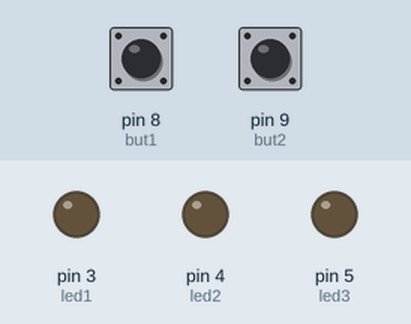
This sketch was run on a simulated Arduino Uno, built with avr-gcc and run on an emulated ATmega328P. Shown: output pins drawn as LEDs (lit = HIGH). The inputs (shaded band) are chosen by the test bench; at power-on: pin 8 (but1) LOW, pin 9 (but2) LOW.

Above: at 1.2 s.
1.3 s: pin 8 (but1) pulled HIGH for 0.15 s
At 1.37 s:
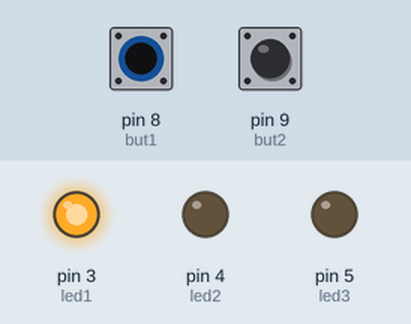
2.9 s: pin 9 (but2) pulled HIGH for 0.15 s
At 2.97 s:
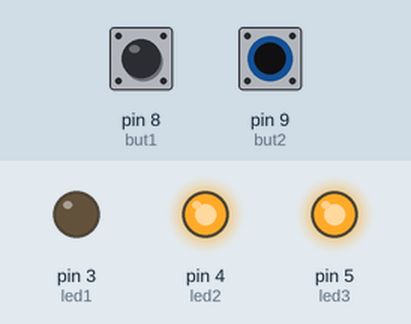
4.5 s: pin 9 (but2) pulled HIGH for 3.2 s
At 8.9 s:
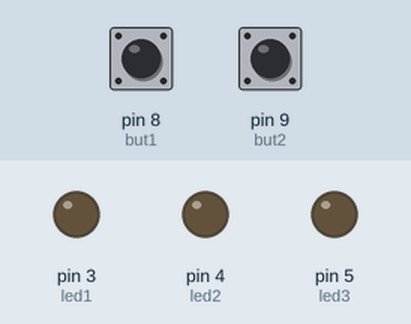
9.2 s: pin 8 (but1) pulled HIGH for 3.2 s
At 10.1 s:
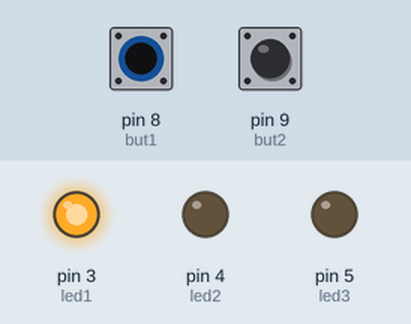
Timing chart, 0 to 13.9 s (numbered marks = the images above; inputs shaded):
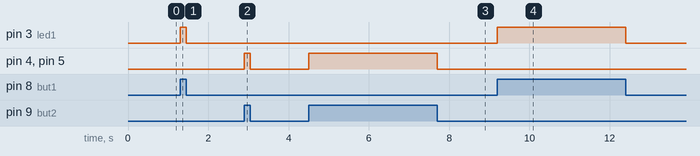

The sketch:

if-else-komut-kullan_m_.ino
```cpp
#define led1 3
#define led2 4
#define led3 5
int but1 = 8;
int but2 = 9;


int butstate1;
int butstate2;


void setup() {
  pinMode(but1,INPUT);
  pinMode(but2,INPUT);

  pinMode(led1,OUTPUT);
  pinMode(led2,OUTPUT);
  pinMode(led3,OUTPUT);
}

void loop() {
        butstate1 = digitalRead(but1);
        butstate2 = digitalRead(but2);


    if(butstate1 == HIGH) //buton 1 e bastığımızda  sadece led1 yanar.
digitalWrite(led1,HIGH);  //buton  2 ye bastığımızda sadece led2 yanar.

    else if ( butstate2 == HIGH){ //eğer süslü parantez kullanmadan yaparsan burada altındake kodu çalıştırır sadece geri kalan kodlar ise normal komut satırında ki işlevini görür.
digitalWrite(led2,HIGH);
digitalWrite(led3,HIGH);
}
    else{
    digitalWrite(led1,LOW);
    digitalWrite(led2,LOW);
    digitalWrite(led3,LOW);
    }
}
```

Measured:
- after the input at 1.3 s, pin 3 (led1): LOW → HIGH at once, → LOW 0.15 s later
- after the input at 2.9 s, pin 4 (led2), pin 5 (led3): LOW → HIGH at once, → LOW 0.15 s later
- after the input at 4.5 s, pin 4 (led2), pin 5 (led3): LOW → HIGH at once, → LOW 3.2 s later
- after the input at 9.2 s, pin 3 (led1): LOW → HIGH at once, → LOW 3.2 s later
